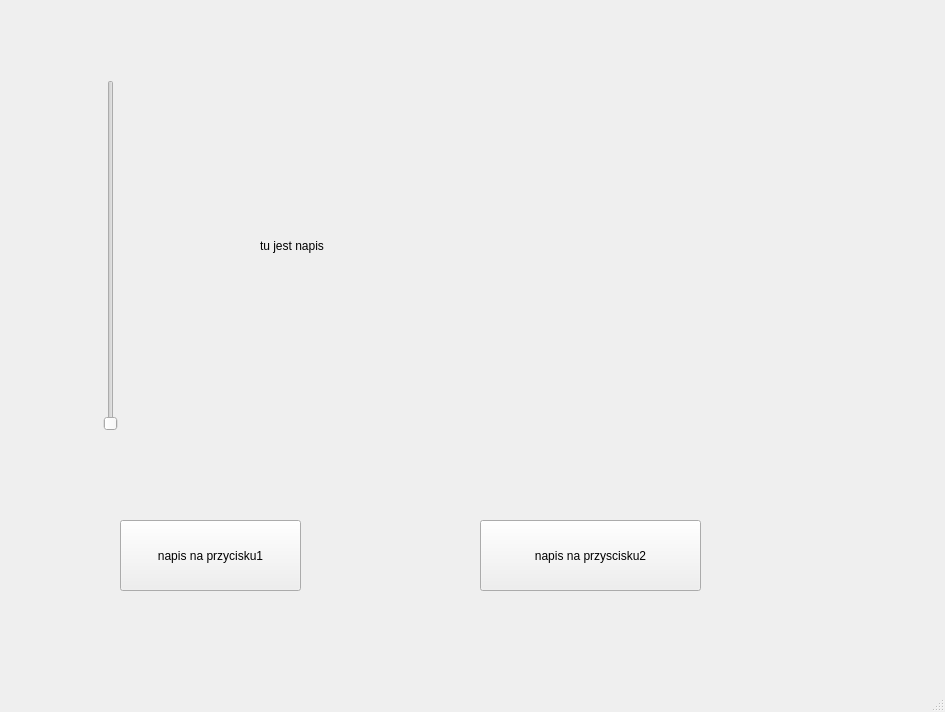
<?xml version="1.0" encoding="UTF-8"?>
<ui version="4.0">
 <class>MainWindow</class>
 <widget class="QMainWindow" name="MainWindow">
  <property name="geometry">
   <rect>
    <x>0</x>
    <y>0</y>
    <width>945</width>
    <height>712</height>
   </rect>
  </property>
  <property name="windowTitle">
   <string>MainWindow</string>
  </property>
  <widget class="QWidget" name="centralwidget">
   <widget class="QPushButton" name="przycisk1">
    <property name="geometry">
     <rect>
      <x>120</x>
      <y>520</y>
      <width>181</width>
      <height>71</height>
     </rect>
    </property>
    <property name="text">
     <string>napis na przycisku1</string>
    </property>
   </widget>
   <widget class="QPushButton" name="przycisk2">
    <property name="geometry">
     <rect>
      <x>480</x>
      <y>520</y>
      <width>221</width>
      <height>71</height>
     </rect>
    </property>
    <property name="text">
     <string>napis na przyscisku2</string>
    </property>
   </widget>
   <widget class="QSlider" name="verticalSlider">
    <property name="geometry">
     <rect>
      <x>100</x>
      <y>80</y>
      <width>22</width>
      <height>351</height>
     </rect>
    </property>
    <property name="orientation">
     <enum>Qt::Vertical</enum>
    </property>
   </widget>
   <widget class="QLabel" name="okno_z_napisem">
    <property name="geometry">
     <rect>
      <x>260</x>
      <y>80</y>
      <width>411</width>
      <height>331</height>
     </rect>
    </property>
    <property name="text">
     <string>tu jest napis</string>
    </property>
   </widget>
  </widget>
  <widget class="QMenuBar" name="menubar">
   <property name="geometry">
    <rect>
     <x>0</x>
     <y>0</y>
     <width>945</width>
     <height>26</height>
    </rect>
   </property>
  </widget>
  <widget class="QStatusBar" name="statusbar"/>
 </widget>
 <resources/>
 <connections/>
</ui>
